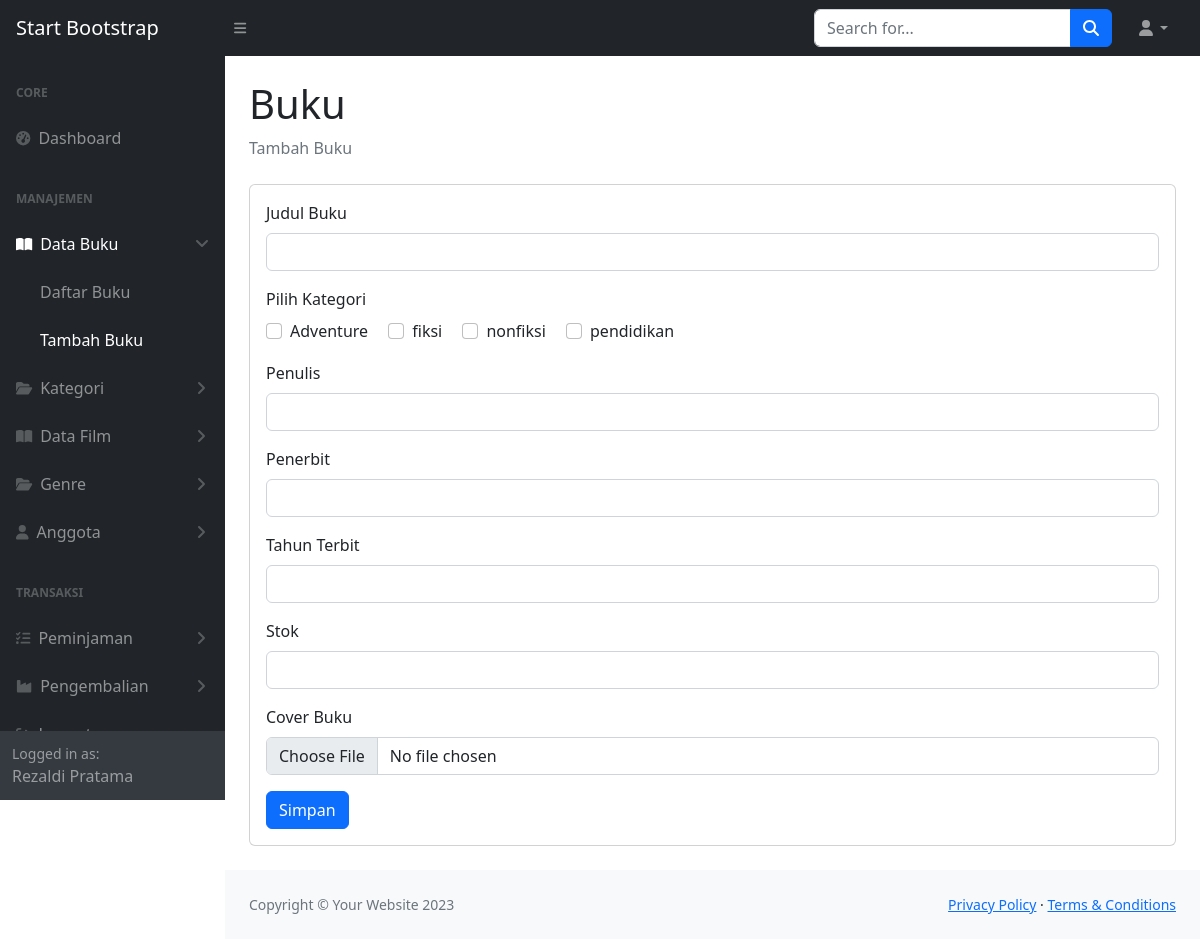
Page /index.php?hal=tambah-buku (signed in) on the committed database.
### tables this page shows
CREATE TABLE `kategori` (
  `id_kategori` int NOT NULL,
  `nama_kategori` varchar(30) NOT NULL
);

### pages/tambah-buku.php (the view, shortened to what this page needs)
<div class="container-fluid px-4">
    <h1 class="mt-4">Buku</h1>
    <ol class="breadcrumb mb-4">
        <li class="breadcrumb-item active">Tambah Buku</li>
    </ol>
    <div class="card mb-4">
        <div class="card-body">
            <form method="post" enctype="multipart/form-data">
                <div class="mb-3">
                    <label for="judul" class="form-label">Judul Buku</label>
                    <input type="text" name="judul" class="form-control" id="judul" required>
                </div>
                <div class="mb-3">
                    <label class="form-label">Pilih Kategori</label><br>
                    <?php
                    $sql_kategori    = "SELECT * FROM kategori ORDER BY nama_kategori ASC";
                    $result_kategori = $mysqli->query($sql_kategori);
                    while ($kat = $result_kategori->fetch_assoc()) :
                    ?>
                        <div class="form-check form-check-inline">
                            <input class="form-check-input" type="checkbox" name="kategori[]" value="<?= $kat['id_kategori'] ?>" id="kat<?= $kat['id_kategori'] ?>">
                            <label class="form-check-label" for="kat<?= $kat['id_kategori'] ?>"><?= htmlspecialchars($kat['nama_kategori']) ?></label>
                        </div>
                    <?php endwhile; ?>
                </div>
                <div class="mb-3">
                    <label for="penulis" class="form-label">Penulis</label>
                    <input type="text" name="penulis" class="form-control" id="penulis" required>
                </div>
                <div class="mb-3">
                    <label for="penerbit" class="form-label">Penerbit</label>
                    <input type="text" name="penerbit" class="form-control" id="penerbit" required>
                </div>
                <div class="mb-3">
                    <label for="tahun_terbit" class="form-label">Tahun Terbit</label>
                    <input type="text" name="tahun_terbit" class="form-control" id="tahun_terbit" required>
                </div>
                <div class="mb-3">
                    <label for="stok" class="form-label">Stok</label>
                    <input type="number" name="stok" class="form-control" id="stok" required>
                </div>
                <div class="mb-3">
                    <label for="cover" class="form-label">Cover Buku</label>
                    <input type="file" name="cover" class="form-control" id="cover">
                </div>
                <button type="submit" class="btn btn-primary">Simpan</button>
            </form>
        </div>
    </div>
</div>

### rows in the picture
kategori: nama_kategori "Adventure"
kategori: nama_kategori "fiksi"
kategori: nama_kategori "nonfiksi"
kategori: nama_kategori "pendidikan"

### other values in the picture
$_SESSION['admin_nama_lengkap'] "Rezaldi Pratama"
